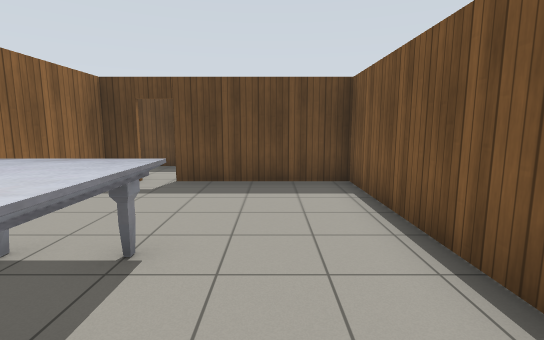
view 1 (above)

17 first-person views from a walk through a robot-simulator world made for Gazebo. The camera is 1.3 m above the floor, tilts 8° down and sees 85° across. The lines on the ground mark 1 m squares. The floor is counted in squares, 1 m on a side. Each view is taken from the middle of a square. On the plan, view 1 faces up. The plan holds only what a view shows up to about 13 squares ahead; the rest is blank. The robots in the file are not drawn. Gazebo's built-in surfaces are drawn with simple patterns. Simple shapes stand in for some stock models. Some surface patterns are stand-ins.

view 2
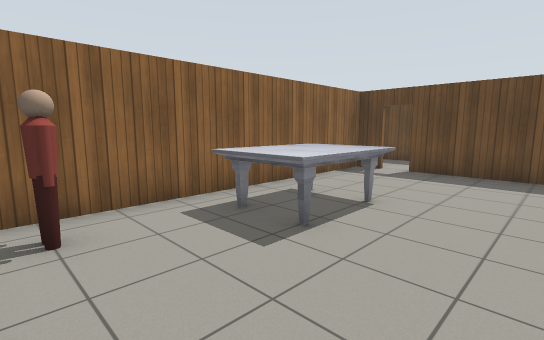

view 3
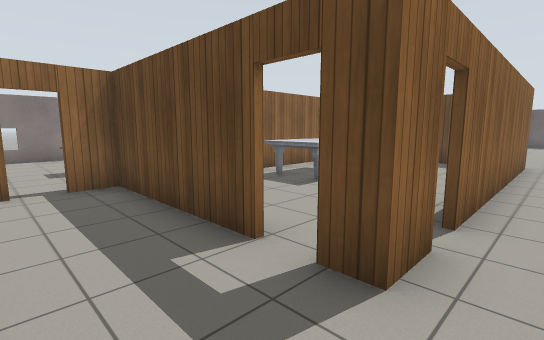

view 4
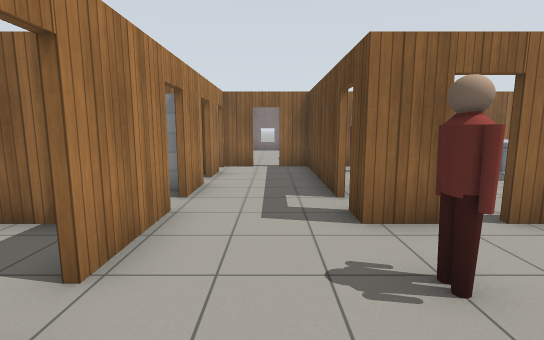

view 5
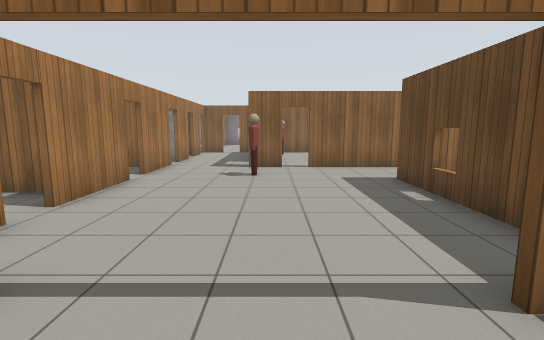

view 6
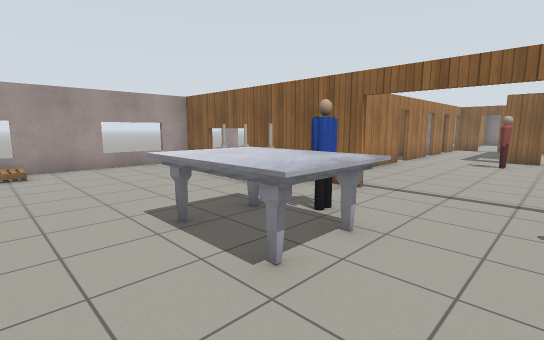

view 7
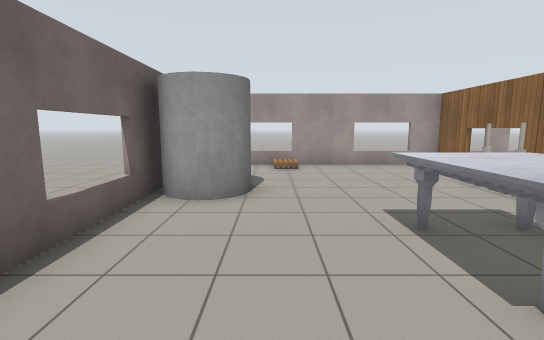

view 8
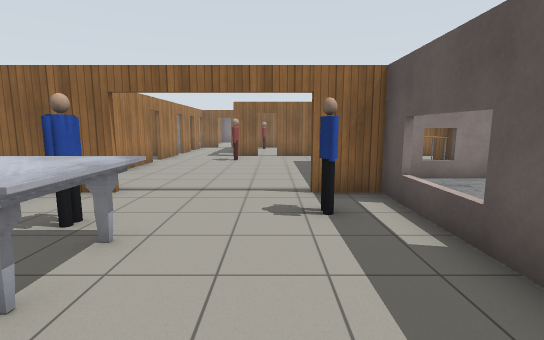

view 9
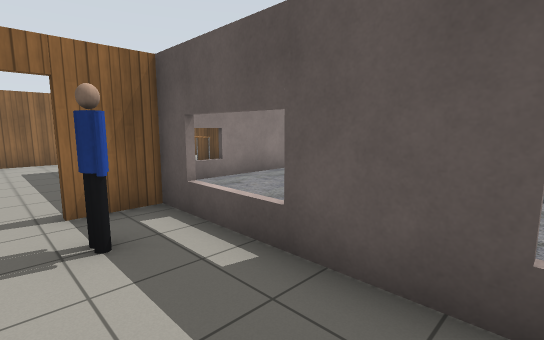

view 10
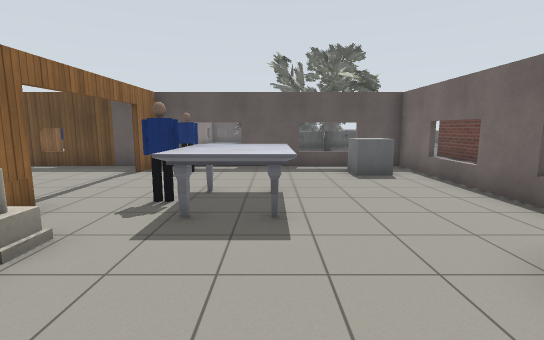

view 11
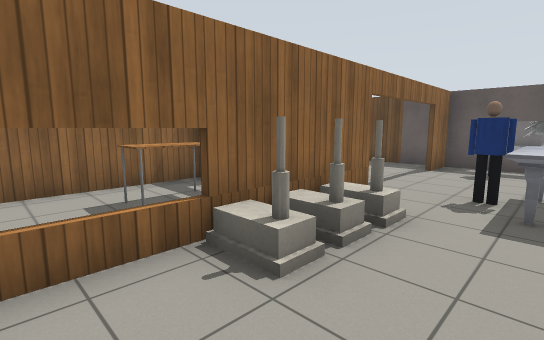

view 12
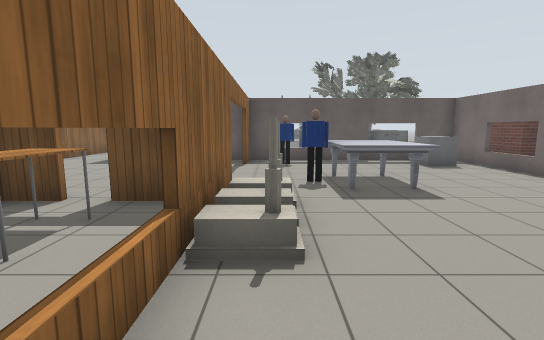

view 13
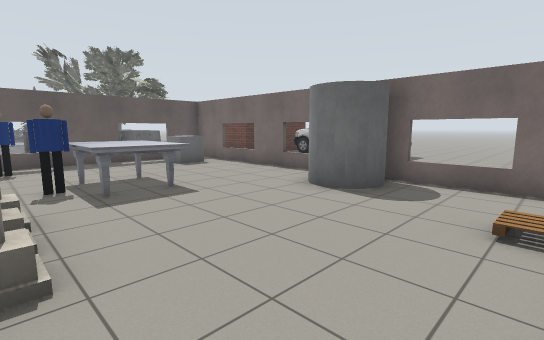

view 14
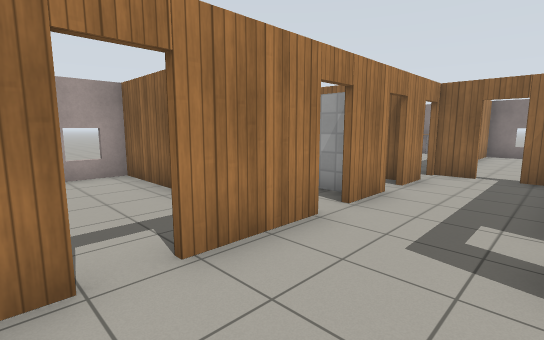

view 15
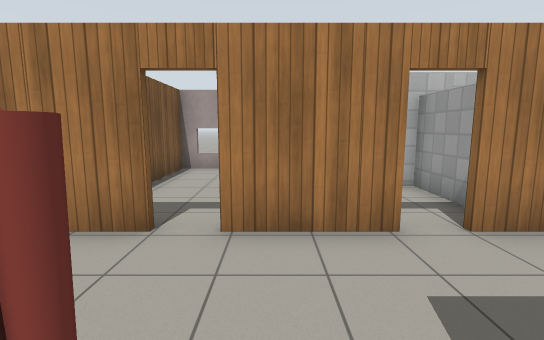

view 16
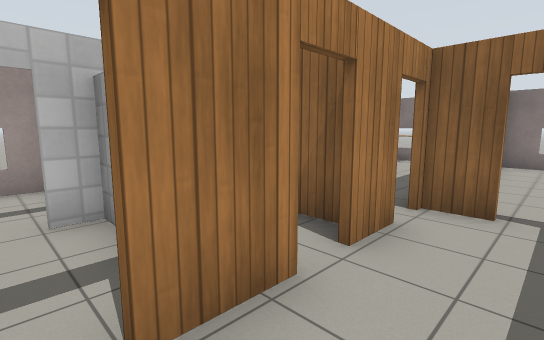

view 17
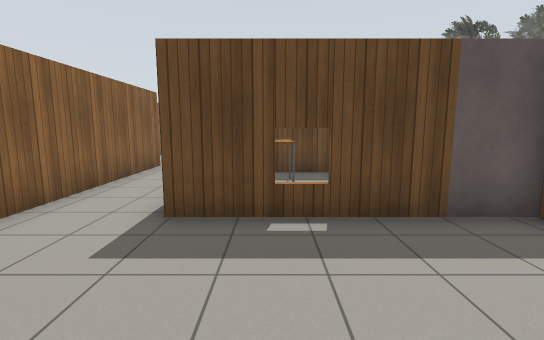

### Floor plan
Ten units are one square. View 1 is at (0, 0); x grows to the right and y downward. Boxes are objects, and circles mark ways between rooms. Rooms are numbered by the first view taken in them; rooms with no view inside come last. Other rooms are left out.
<svg viewBox="-46 -77 236 198">
<path fill="none" stroke="#000" d="M19 -19 19 -72 -24 -72M-32 -72 -41 -72 -41 19M21 16 21 28 14 28M5 28 -41 28 -41 38M45 56 72 56M14 56 37 56M-10 56 5 56M99 -12 44 -12M21 -54 21 9M-31 56 -18 56M-41 46 -41 56M101 41 101 116 168 116M184 65 184 -12 99 -12M184 108 184 85M101 -13 101 2M21 64 21 116 59 116 59 90M73 116 90 116M72 58 61 58 61 99M91 58 80 58M0 116 8 116M-2 59 -2 87"/>
<rect x="-35" y="15" width="10" height="10" fill="#bbb"><title>person</title></rect>
<rect x="-35" y="-35" width="30" height="30" fill="#bbb"><title>marble table</title></rect>
<rect x="35" y="25" width="10" height="10" fill="#bbb"><title>person</title></rect>
<rect x="105" y="75" width="10" height="10" fill="#bbb"><title>house</title></rect>
<rect x="105" y="65" width="10" height="10" fill="#bbb"><title>house</title></rect>
<rect x="105" y="55" width="10" height="10" fill="#bbb"><title>house</title></rect>
<rect x="105" y="-5" width="20" height="10" fill="#bbb"><title>person</title></rect>
<rect x="115" y="35" width="10" height="10" fill="#bbb"><title>person</title></rect>
<rect x="125" y="25" width="20" height="30" fill="#bbb"><title>marble table</title></rect>
<rect x="145" y="105" width="20" height="10" fill="#bbb"><title>pallet</title></rect>
<rect x="165" y="65" width="20" height="20" fill="#bbb"><title>grey cylinder</title></rect>
<rect x="165" y="-5" width="10" height="20" fill="#bbb"><title>other object</title></rect>
<rect x="75" y="65" width="10" height="20" fill="#bbb"><title>table</title></rect>
<circle cx="10" cy="30" r="3" fill="#2a7"/>
<circle cx="20" cy="10" r="3" fill="#2a7"/>
<circle cx="100" cy="25" r="3" fill="#2a7"/>
<circle cx="40" cy="60" r="3" fill="#2a7"/>
<circle cx="75" cy="60" r="3" fill="#2a7"/>
<circle cx="10" cy="60" r="3" fill="#2a7"/>
<circle cx="10" cy="90" r="3" fill="#2a7"/>
<text x="-10" y="-20">1</text>
<text x="40" y="20">2</text>
<text x="140" y="60">3</text>
<text x="40" y="90">4</text>
<text x="80" y="90">5</text>
<text x="10" y="100">6</text>
<text x="10" y="70">7</text>
</svg>
Room 1 opens to room 2. Room 2 opens to room 3. Room 2 opens to room 4. Room 2 opens to room 5. Room 2 opens to room 7. Room 6 opens to room 7.

Where each view was taken, in squares from view 1:
view 1: 0 up, 0 right, facing up
view 2: 2 down, 1 right, facing up-left
view 3: 5 down, 3 right, facing up-left
view 4: 4 down, 6 right, facing left
view 5: 2 down, 12 right, facing left
view 6: 1 down, 16 right, facing down-left
view 7: 1 down, 16 right, facing down
view 8: 1 down, 16 right, facing left
view 9: 1 down, 15 right, facing up-left
view 10: 9 down, 14 right, facing up
view 11: 10 down, 13 right, facing up-left
view 12: 11 down, 11 right, facing up
view 13: 11 down, 11 right, facing up-right
view 14: 3 down, 5 right, facing down-left
view 15: 2 down, 3 right, facing down
view 16: 4 down, 1 right, facing down-left
view 17: 3 down, 6 right, facing up
